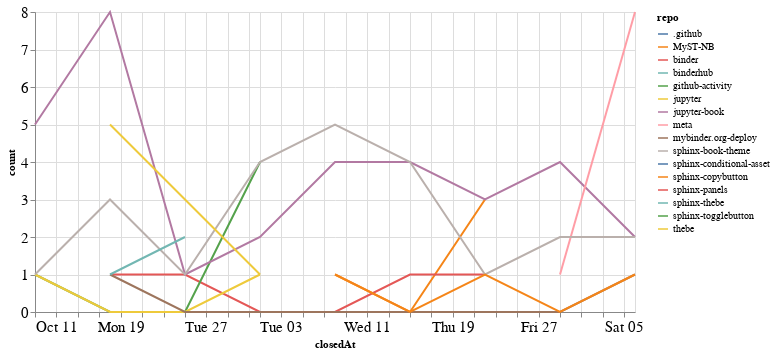

The notebook cell saved with this chart:
### Code cell
closed_by_time = closed_by.groupby('repo').resample('W', on='closedAt').count()['author'].reset_index()
closed_by_time = closed_by_time.rename(columns={'author': 'count'})

alt.Chart(closed_by_time, width=600).mark_line().encode(
    x='closedAt',
    y='count',
    color='repo',
    tooltip="repo"
)

### Figure 1 — Vega-Lite specification as saved in the notebook (floating-point values rounded to 4 significant figures)
{"config": {"axisLeft": {"labelFontSize": 15}, "axisBottom": {"labelFontSize": 15}}, "data": {"name": "data-afc17e3223d95cdfbd76ac0ebc811fba"}, "mark": "line", "encoding": {"color": {"type": "nominal", "field": "repo"}, "tooltip": {"type": "nominal", "field": "repo"}, "x": {"type": "temporal", "field": "closedAt"}, "y": {"type": "quantitative", "field": "count"}}, "width": 600, "$schema": "https://vega.github.io/schema/vega-lite/v4.8.1.json", "datasets": {"data-afc17e3223d95cdfbd76ac0ebc811fba": [{"repo": ".github", "closedAt": "2020-11-08T00:00:00", "count": 1}, {"repo": "MyST-NB", "closedAt": "2020-11-08T00:00:00", "count": 1}, {"repo": "MyST-NB", "closedAt": "2020-11-15T00:00:00", "count": 0}, {"repo": "MyST-NB", "closedAt": "2020-11-22T00:00:00", "count": 3}, {"repo": "binder", "closedAt": "2020-10-18T00:00:00", "count": 1}, {"repo": "binder", "closedAt": "2020-10-25T00:00:00", "count": 1}, {"repo": "binder", "closedAt": "2020-11-01T00:00:00", "count": 0}, {"repo": "binder", "closedAt": "2020-11-08T00:00:00", "count": 0}, {"repo": "binder", "closedAt": "2020-11-15T00:00:00", "count": 1}, {"repo": "binder", "closedAt": "2020-11-22T00:00:00", "count": 1}, {"repo": "binderhub", "closedAt": "2020-11-01T00:00:00", "count": 1}, {"repo": "github-activity", "closedAt": "2020-10-11T00:00:00", "count": 1}, {"repo": "github-activity", "closedAt": "2020-10-18T00:00:00", "count": 0}, {"repo": "github-activity", "closedAt": "2020-10-25T00:00:00", "count": 0}, {"repo": "github-activity", "closedAt": "2020-11-01T00:00:00", "count": 4}, {"repo": "jupyter", "closedAt": "2020-10-11T00:00:00", "count": 1}, {"repo": "jupyter", "closedAt": "2020-10-18T00:00:00", "count": 0}, {"repo": "jupyter", "closedAt": "2020-10-25T00:00:00", "count": 0}, {"repo": "jupyter", "closedAt": "2020-11-01T00:00:00", "count": 1}, {"repo": "jupyter-book", "closedAt": "2020-10-11T00:00:00", "count": 5}, {"repo": "jupyter-book", "closedAt": "2020-10-18T00:00:00", "count": 8}, {"repo": "jupyter-book", "closedAt": "2020-10-25T00:00:00", "count": 1}, {"repo": "jupyter-book", "closedAt": "2020-11-01T00:00:00", "count": 2}, {"repo": "jupyter-book", "closedAt": "2020-11-08T00:00:00", "count": 4}, {"repo": "jupyter-book", "closedAt": "2020-11-15T00:00:00", "count": 4}, {"repo": "jupyter-book", "closedAt": "2020-11-22T00:00:00", "count": 3}, {"repo": "jupyter-book", "closedAt": "2020-11-29T00:00:00", "count": 4}, {"repo": "jupyter-book", "closedAt": "2020-12-06T00:00:00", "count": 2}, {"repo": "meta", "closedAt": "2020-11-29T00:00:00", "count": 1}, {"repo": "meta", "closedAt": "2020-12-06T00:00:00", "count": 8}, {"repo": "mybinder.org-deploy", "closedAt": "2020-10-18T00:00:00", "count": 1}, {"repo": "mybinder.org-deploy", "closedAt": "2020-10-25T00:00:00", "count": 0}, {"repo": "mybinder.org-deploy", "closedAt": "2020-11-01T00:00:00", "count": 0}, {"repo": "mybinder.org-deploy", "closedAt": "2020-11-08T00:00:00", "count": 0}, {"repo": "mybinder.org-deploy", "closedAt": "2020-11-15T00:00:00", "count": 0}, {"repo": "mybinder.org-deploy", "closedAt": "2020-11-22T00:00:00", "count": 0}, {"repo": "mybinder.org-deploy", "closedAt": "2020-11-29T00:00:00", "count": 0}, {"repo": "mybinder.org-deploy", "closedAt": "2020-12-06T00:00:00", "count": 1}, {"repo": "sphinx-book-theme", "closedAt": "2020-10-11T00:00:00", "count": 1}, {"repo": "sphinx-book-theme", "closedAt": "2020-10-18T00:00:00", "count": 3}, {"repo": "sphinx-book-theme", "closedAt": "2020-10-25T00:00:00", "count": 1}, {"repo": "sphinx-book-theme", "closedAt": "2020-11-01T00:00:00", "count": 4}, {"repo": "sphinx-book-theme", "closedAt": "2020-11-08T00:00:00", "count": 5}, {"repo": "sphinx-book-theme", "closedAt": "2020-11-15T00:00:00", "count": 4}, {"repo": "sphinx-book-theme", "closedAt": "2020-11-22T00:00:00", "count": 1}, {"repo": "sphinx-book-theme", "closedAt": "2020-11-29T00:00:00", "count": 2}, {"repo": "sphinx-book-theme", "closedAt": "2020-12-06T00:00:00", "count": 2}, {"repo": "sphinx-conditional-asset", "closedAt": "2020-10-25T00:00:00", "count": 2}, {"repo": "sphinx-copybutton", "closedAt": "2020-11-08T00:00:00", "count": 1}, {"repo": "sphinx-copybutton", "closedAt": "2020-11-15T00:00:00", "count": 0}, {"repo": "sphinx-copybutton", "closedAt": "2020-11-22T00:00:00", "count": 1}, {"repo": "sphinx-copybutton", "closedAt": "2020-11-29T00:00:00", "count": 0}, {"repo": "sphinx-copybutton", "closedAt": "2020-12-06T00:00:00", "count": 1}, {"repo": "sphinx-panels", "closedAt": "2020-10-18T00:00:00", "count": 1}, {"repo": "sphinx-thebe", "closedAt": "2020-10-18T00:00:00", "count": 1}, {"repo": "sphinx-thebe", "closedAt": "2020-10-25T00:00:00", "count": 2}, {"repo": "sphinx-togglebutton", "closedAt": "2020-10-25T00:00:00", "count": 3}, {"repo": "thebe", "closedAt": "2020-10-18T00:00:00", "count": 5}, {"repo": "thebe", "closedAt": "2020-10-25T00:00:00", "count": 3}, {"repo": "thebe", "closedAt": "2020-11-01T00:00:00", "count": 1}]}}
